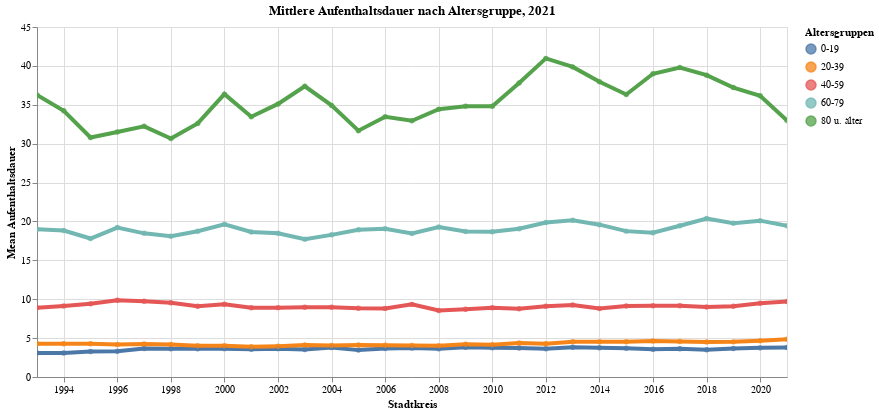

The notebook cell saved with this chart:
### Code cell
myTitle="Mittlere Aufenthaltsdauer nach Altersgruppe, 2021"

highlight = alt.selection(type='single', on='mouseover',
                          fields=['AlterV20Kurz'], nearest=True)
#x='date:StichtagDatJahr',
base = alt.Chart(myAgg.reset_index().query('mean_WBev>0').sort_values('AlterV20Sort', ascending=True), title=myTitle).encode(
    x=alt.X('StichtagDatJahr', axis=alt.Axis(title='Stadtkreis'))# , axis=alt.Axis(format='%', title='percentage')
    , y=alt.X('mean_WBev', axis=alt.Axis(title='Mean Aufenthaltsdauer'))
    , color=alt.Color('AlterV20Kurz', legend=alt.Legend(title="Altersgruppen", orient="right"))  
    ,tooltip=['StichtagDatJahr', 'AlterV20Kurz','mean_WBev']    
)
points = base.mark_circle().encode(
    opacity=alt.value(0.75)
).add_selection(
    highlight
).properties(
    width=750 , height=350
)
lines = base.mark_line().encode(
    size=alt.condition(~highlight, alt.value(0.5), alt.value(4))
).interactive()

lines + points

### Figure 1 — Vega-Lite specification as saved in the notebook (floating-point values rounded to 4 significant figures; data arrays with more than 128 entries replaced by an {"elided": "..."} marker saying what was removed)
{"config": {"view": {"continuousWidth": 400, "continuousHeight": 300}}, "layer": [{"mark": "line", "encoding": {"color": {"type": "nominal", "field": "AlterV20Kurz", "legend": {"orient": "right", "title": "Altersgruppen"}}, "size": {"condition": {"value": 0.5, "selection": {"not": "selector007"}}, "value": 4}, "tooltip": [{"type": "temporal", "field": "StichtagDatJahr"}, {"type": "nominal", "field": "AlterV20Kurz"}, {"type": "quantitative", "field": "mean_WBev"}], "x": {"type": "temporal", "axis": {"title": "Stadtkreis"}, "field": "StichtagDatJahr"}, "y": {"type": "quantitative", "axis": {"title": "Mean Aufenthaltsdauer"}, "field": "mean_WBev"}}, "selection": {"selector008": {"type": "interval", "bind": "scales", "encodings": ["x", "y"]}}, "title": "Mittlere Aufenthaltsdauer nach Altersgruppe, 2021"}, {"mark": "circle", "encoding": {"color": {"type": "nominal", "field": "AlterV20Kurz", "legend": {"orient": "right", "title": "Altersgruppen"}}, "opacity": {"value": 0.75}, "tooltip": [{"type": "temporal", "field": "StichtagDatJahr"}, {"type": "nominal", "field": "AlterV20Kurz"}, {"type": "quantitative", "field": "mean_WBev"}], "x": {"type": "temporal", "axis": {"title": "Stadtkreis"}, "field": "StichtagDatJahr"}, "y": {"type": "quantitative", "axis": {"title": "Mean Aufenthaltsdauer"}, "field": "mean_WBev"}}, "height": 350, "selection": {"selector007": {"type": "single", "on": "mouseover", "fields": ["AlterV20Kurz"], "nearest": true}}, "title": "Mittlere Aufenthaltsdauer nach Altersgruppe, 2021", "width": 750}], "data": {"name": "data-93c68f58e104bcfd48e56bee28529637"}, "$schema": "https://vega.github.io/schema/vega-lite/v4.8.1.json", "datasets": {"data-93c68f58e104bcfd48e56bee28529637": {"elided": "145 records"}}}
